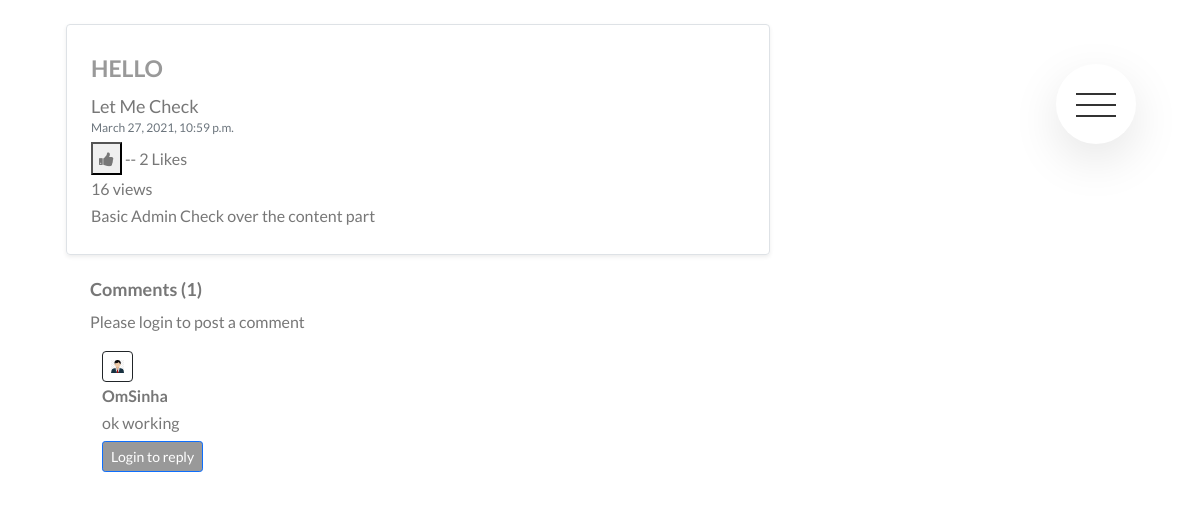
Screenshot of /posts/r/let-me-check with the database file from the repository.
### posts/models.py (models this page shows, shortened)
class Post(models.Model):
    sno = models.AutoField(primary_key=True)
    user = models.ForeignKey(User, related_name="posts",on_delete=models.CASCADE)
    title = models.CharField(max_length=200)
    author = models.CharField(max_length=100)
    content = models.TextField()
    views = models.IntegerField(default=0)
    likes = models.ManyToManyField(User, related_name='blog_posts')
    tags = models.CharField(max_length=200)
    slug  = models.SlugField(blank=True, unique=True)
    created_at = models.DateTimeField(default=now)
    def total_likes(self):
        return self.likes.count()

class PostComment(models.Model):
    sno = models.AutoField(primary_key=True)
    comment = models.TextField()
    user = models.ForeignKey(User, on_delete=models.CASCADE)
    post = models.ForeignKey(Post, on_delete=models.CASCADE)
    parent = models.ForeignKey('self',on_delete=models.CASCADE, null=True )
    timestamp = models.DateTimeField(default=now)
    class Meta:
        ordering = ['-timestamp']

### posts/views.py (the view)
# urls.py: path("r/<str:slug>", PostDetail, name="postdetail"),
def PostDetail(request, slug):
    post = Post.objects.filter(slug=slug).first()
    post.views = post.views +1
    total_likes = post.total_likes()
    post.save()
    liked = False
    if post.likes.filter(id = request.user.id).exists():
        liked = True
    comments= PostComment.objects.filter(post=post, parent=None)
    replies= PostComment.objects.filter(post=post).exclude(parent=None)
    replyDict={}
    for reply in replies:
        if reply.parent.sno not in replyDict.keys():
            replyDict[reply.parent.sno]=[reply]
        else:
            replyDict[reply.parent.sno].append(reply)
    context={'post':post, 'comments': comments, 'user': request.user, 'replyDict': replyDict, 'total_likes': total_likes, 'liked': liked}
    return render(request,"posts/post_detail.html",context)

### posts/models.py (called while the page is built)
def post_pre_save_receiver(sender, instance, *args, **kwargs):
    if not instance.slug:
        instance.slug = unique_slug_generator(instance)

### posts/templatetags/extras.py (called while the page is built)
@register.filter(name='get_val')
def get_val(dict, key):
    return dict.get(key)

### posts/templates/posts/post_detail.html (shortened to what this page needs)
{% extends "posts/post_base.html" %}
{% block head %}
<link href="https://cdn.jsdelivr.net/npm/bootstrap@5.0.0-beta2/dist/css/bootstrap.min.css" rel="stylesheet">
{% endblock %}
{% block post_content %}
{% load humanize %}
{% load extras %}
<div class="col-md-8">
    <div class="row no-gutters border rounded overflow-hidden flex-md-row mb-4 shadow-sm h-md-250 my-4 position-relative">
        <div class="col p-4 d-flex flex-column position-static">
            <strong class="d-inline-block mb-2" style="color: #999;text-transform: uppercase;font-size: 23px;">{{post.author}}</strong>
            <h3 class="mb-0" style="font-size:18px;">{{ post.title }}</h3>
            <div class="mb-1 text-muted" style="font-size:12px;">{{ post.created_at }}</div>
            <form action="{% url 'posts:like_post' post.sno %}" method="POST">
                {% if liked %}
                <button type="submit" name="post_sno" value="{{post.sno}}" ><i class="fa fa-thumbs-down" style="color: #777;"></i></button>
                {% else %}
                <button type="submit" name="post_sno" value="{{post.sno}}" ><i class="fa fa-thumbs-up" style="color: #777;"></i></button>
                {% endif %}  -- {{total_likes}} Likes
            </form>
            <span > {{post.views}} views</span>
            <p class="card-text mb-auto">{{ post.content }}</p>
        </div>
    </div>
    <div class="container">
        <h2 style="font-size: 18px;font-weight: 700;"> Comments ({{comments.count}}) </h2>
        <div class="my-2">
            {% if user.is_authenticated %}
            <form action="/posts/postComment" method="post">
                {% csrf_token %}
                <div class="form-group">
                    <label for="exampleInputEmail1">Post Comment </label>
                    <input type="text" class="form-control" name="comment" placeholder="Enter comment here">
                </div>
                <input type="hidden" name="postSno" value="{{post.sno}}">
                <input type="hidden" name="parentSno" value="">
                <button type="submit" class="btn btn-primary" style="background-color:#999;margin-top: 5px;">Submit</button>
            </form>
            {% else %}
            Please login to post a comment
            {% endif %}
        </div>
        {% for comment in comments %}
        <div class="row my-3">
            <div class="col-md-1  ">
                <img class="rounded mx-auto d-block w-100 border border-dark p-2" src="/static/img/user.jpg" alt="user">
            </div>
            <div class="col-md-11 ">
                <b> {{comment.user.username}} </b> <span class="badge badge-secondary ">{{comment.timestamp| naturaltime}}</span>
                <div>{{comment.comment}}</div>
                <div class="reply mx-0">
                    {% if user.is_authenticated %}
                    <button class="btn btn-sm btn-primary" style="background-color:#999;margin-top: 5px;"  type="button" data-toggle="collapse" data-target="#replyBox{{comment.sno}}" aria-expanded="false" aria-controls="replyBox{{comment.sno}}">
                        Reply
                    </button>
                    <div class="collapse" id="replyBox{{comment.sno}}">
                        <div class="card card-body my-2">
                            <form action="/posts/postComment" method="post">
                                {% csrf_token %}
                                <div class="form-group">
                                    <label for="comment">Post a reply </label>
                                    <input type="text" class="form-control" name="comment" placeholder="Enter comment here">
                                    <input type="hidden" name="parentSno" value="{{comment.sno}}">
                                </div>
                                <input type="hidden" name="postSno" value="{{post.sno}}">
                                <button type="submit" class="btn btn-primary" style="background-color:#999;margin-top: 5px;">Submit</button>
                            </form>
                        </div>
                    </div>
                    {% else %}
                    <button class="btn btn-sm btn-primary" style="background-color:#999;margin-top: 5px;" type="button" data-toggle="collapse" data-target="#replyBox{{comment.sno}}" aria-expanded="false" aria-controls="replyBox{{comment.sno}}">
                        Login to reply
                    </button>
                    {% endif %}
                </div>
            </div>
        </div>
        {% endfor %}
    </div>
</div>
{% endblock %}

### static/css/style.css (style rules this page uses)
body { font-family: "Lato" ,sans-serif; font-weight: 400; line-height: 1.7; color: #777; }
.row { max-width: 114rem; margin: 0 auto; }
.row:not(:last-child) { margin-bottom: 8rem; }
.row::after { content: ""; display: table; clear: both; }
.row [class^="col-"] { float: left; }
.row [class^="col-"]:not(:last-child) { margin-right: 6rem; }

### rows the page displays
Post: author "HELLO", title "Let Me Check", created_at "March 27, 2021, 10:59 p.m.", views "16", content "Basic Admin Check over the content part"
PostComment: user.username "OmSinha", comment "ok working"

### other values shown
{{ total_likes }} "2"
{{ comments.count }} "1"
